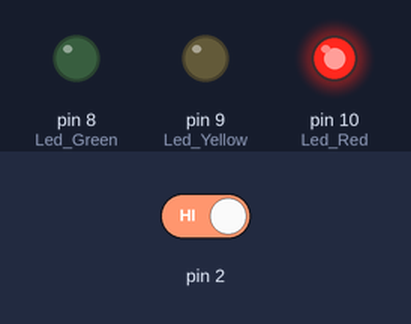
The sketch below on a simulated Arduino Uno, built with avr-gcc and run on an emulated ATmega328P. Parts: output pins drawn as LEDs (lit = HIGH). The test bench sets the inputs (shaded band); at power-on: pin 2 HIGH.

Above: at 5.0 s.
5.1 s: pin 2 driven LOW
At 5.7 s:
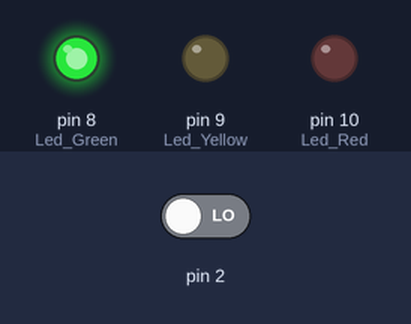
At 9.8 s:
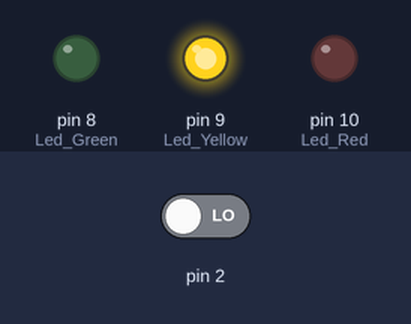
Timing chart, 0 to 11.6 s (numbered marks = the images above; inputs shaded):
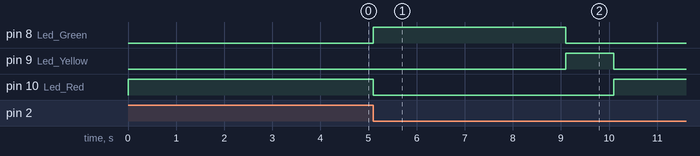

Measured:
- after the input at 5.1 s, pin 8 (Led_Green): LOW → HIGH at once, → LOW 4.0 s later; pin 9 (Led_Yellow): LOW → HIGH after 4.0 s, → LOW 1.0 s later; pin 10 (Led_Red): HIGH → LOW at once, → HIGH 5.0 s later

The sketch:

Assignment_1_Interrupt.ino
```cpp
#define INT0_vect _VECTOR(1) //Switch
#define TIMER1_OVF_vect _VECTOR(13) /* Timer 1 Overflow */
#include  <avr/io.h>
#include  <util/delay.h>
#define Led_Green PB0
#define Led_Yellow PB1
#define Led_Red PB2

void clear_led(){
    PORTB &= ~((1 << Led_Red) | (1 << Led_Yellow) | (1 << Led_Green));
}
ISR(INT0_vect) {
   clear_led();
   PORTB  |= (1 << Led_Green);
   TCNT1  = 3036;// 65536-62500;
}
ISR(TIMER1_OVF_vect) {
if (PORTB & (1 << Led_Green)){
    clear_led();
    PORTB |= (1 << Led_Yellow);
    TCNT1 = 49911;
}
else if(PORTB & (1 << Led_Yellow)){
    clear_led();
    PORTB |= (1 << Led_Red);
    TIMSK1 = 1; //disable timer interrupt
}
}
int main()
{
  DDRB  |= ((1 << Led_Red) | (1 << Led_Yellow) | (1 << Led_Green));// led out put

  EICRA = EICRA | 0b00000010; // INT0 Falling Edge
  EIMSK = 1;                  // Enable INT0

  TCCR1A = 0x00; // Nomal mode
  TCCR1B = 0x05; // 1024 Prescale

  TCNT1  = 3036;       // 65536-62500;
  TIMSK1 = 0b00000001;// Overflow Interrupt
  PORTB  |= (1 << Led_Red);// led red on
  // Turn on global interrupts
  sei();
  while(true){
  }
}
```
